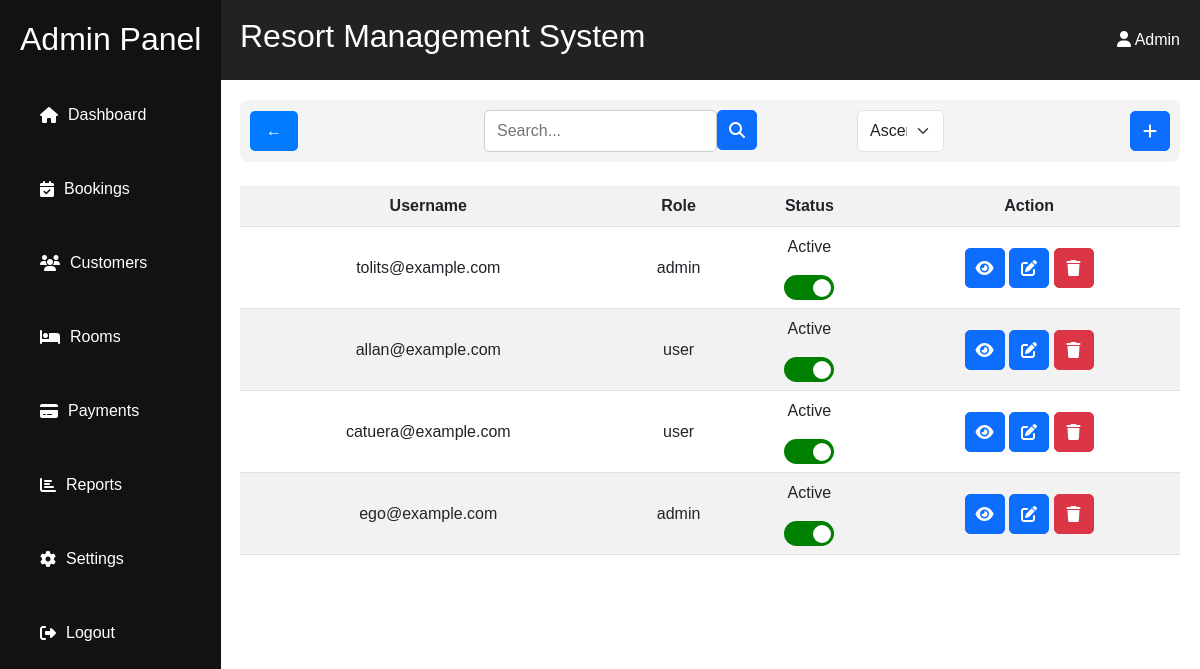
The page /admin/customer/index.php (signed in) on the database as committed earlier.
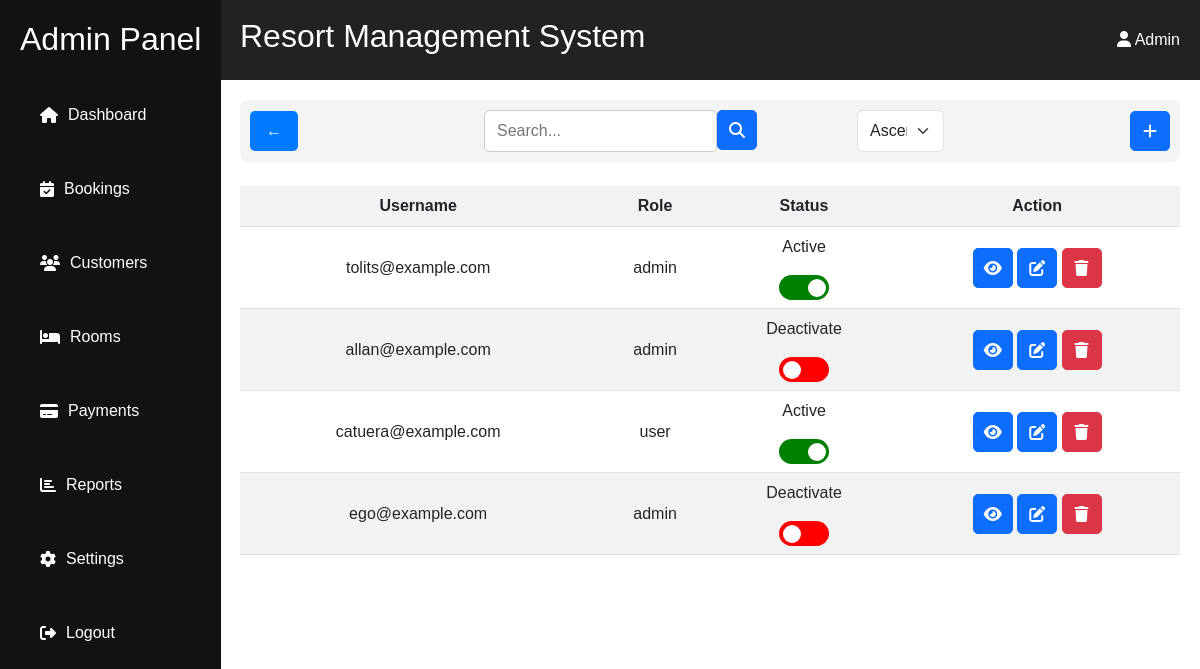
The same page on the database as committed later.
### tables this page shows
CREATE TABLE IF NOT EXISTS `account` (
  `account_id` int(11) NOT NULL AUTO_INCREMENT,
  `username` varchar(50) NOT NULL,
  `password` varchar(50) NOT NULL,
  `role` enum('user','admin') NOT NULL,
  `status` enum('activate','deactivate') NOT NULL,
  `created_at` timestamp NOT NULL DEFAULT current_timestamp(),
  `updated_at` timestamp NULL DEFAULT NULL,
  PRIMARY KEY (`account_id`)
);

### admin/customer/index.php (the view, shortened to what this page needs)
<?php
include('../../resources/database/config.php');
?>
<div class="content">
    <?php include('filter.php');
      ?>
    <br>
    <table class='table table-striped'>
        <tr>
            <th>Username</th>
            <th>Role</th>
            <th>Status</th>
            <th>Action</th>
        </tr>
        <?php
        while ($row = mysqli_fetch_assoc($result)) {
            $is_active = ($row['status'] === 'activate');
            echo "<tr>
                <td>{$row['username']}</td>
                <td>{$row['role']}</td>";
                $opstat=($row['status']==='activate' ? 'deactivate' : 'activate');
                print "<td>";
                print ($row['status']==='activate' ? '<p>Active</p>' : '<p>Deactivate</p>');
                print "<form method='post' action='update.php'>
            <input type='hidden' name='account_id' value='{$row['account_id']}'>
            <input type='hidden' name='stat1' value='$opstat'>
            <label class='switch'>
                <input type='checkbox' name='status' value='$opstat' onchange='this.form.submit()' " . ($is_active ? "checked" : "") . ">
                <span class='slider'></span>
            </label>
        </form>
    </td>
    <td>
        <a href='view.php?id={$row['account_id']}' class='btn btn-primary btn-sm'><i class='fas fa-eye'></i></a>
        <a href='edit.php?id={$row['account_id']}' class='btn btn-primary btn-sm'><i class='fas fa-edit'></i></a>
        <button class='btn btn-danger' type='button' onclick='openPopup({$row['account_id']})'><i class ='fas fa-trash'></i></button>
        <div class='popup-overlay' id='popup-{$row['account_id']}' style='color: black; display: none;'>
            <div class='popup-content'>
                <form action='delete.php?id={$row['account_id']}' method='post'>
                    <span class='close-btn' onclick='closePopup({$row['account_id']})'>&times;</span>
                    <h6>Are you sure you want to <strong style='color: red;'>Delete</strong> this Account?</h6>
                    <input type='hidden' name='account_id' value='{$row['account_id']}'>
                    <br>
                    <input type='submit' value='YES' class='form-control' name='yes'>
                    <hr>
                    <button type='submit' name='no' class='form-control' onclick='closePopup({$row['account_id']})'>NO</button>
                    <br>
                </form>
            </div>
        </div>
    </td>
</tr>";
        }
        ?>
   </table>
</div>

Rows that differ between the two databases and show on the page:
changed account "allan@example.com": role "user" → "admin"; status "Active" → "Deactivate"
changed account "ego@example.com": status "Active" → "Deactivate"
